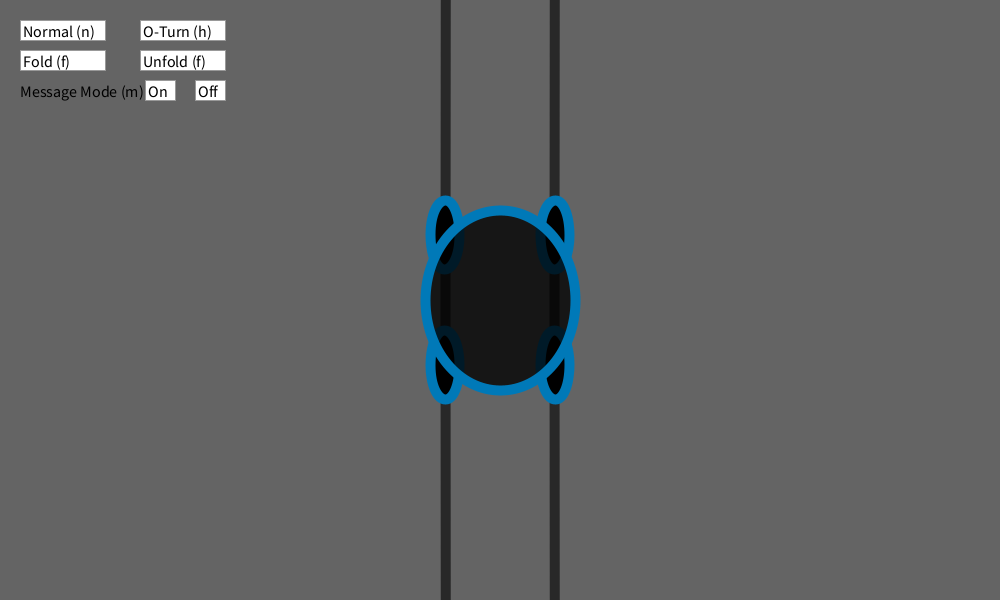
Frame 1 (no input)
Frame 60 (the mouse pressed at the canvas centre just before this capture): identical to frame 1, image omitted
Frame 120 (the mouse held since frame 60 and released just before this capture): identical to frame 1, image omitted

The Processing sketch that drew this single still picture (run headless with seeded random() and noise(); from frame 60 on, the mouse is pressed at the canvas centre):

// Processing sketch: car
// ── car.pde
// Global variables
float wheelOffsetX;
float wheelOffsetY;
float X, Y;
float nX, nY;
float carCenterX, carCenterY;
boolean bover = false;
float chassisLength;
float chassisWidth;
ControlAlg controlAlg;

//Enumerate Modes
int normalMode = 0;
int hurricaneMode = 1;

//Colors
int bgColor = 124;


boolean messageMode;

//wheels are front,rear,left and right
Wheel wheelFL,wheelFR,wheelRR,wheelRL;









///////////////////////////////////////////////////////////////////////////////////////////////////
///////////////////////////////////////////// ECUS ////////////////////////////////////////////////
///////////////////////////////////////////////////////////////////////////////////////////////////

/*
Control Algorithm ECU Class
Singleton Pattern 
 */
class ControlAlg {

  int currentMode;
  Wheel wheelFL;
  Wheel wheelFR;
  Wheel wheelRR;
  Wheel wheelRL;
  boolean folded;
  ControlAlg(Wheel wheelFL,Wheel wheelFR,Wheel wheelRR,Wheel wheelRL){
    //The control algorithm is aware of which wheels are attached.
    this.wheelFL = wheelFL;
    this.wheelFR = wheelFR;
    this.wheelRR = wheelRR;
    this.wheelRL = wheelRL;

    this.currentMode = 0;
    this.folded = false;
  }

  void process_input(float X){
    change_steering(X,wheelFL);
    change_steering(X,wheelFR);
    change_steering(X,wheelRR);
    change_steering(X,wheelRL);
  }
  void h_mode(){
    currentMode = hurricaneMode;
  }
  void n_mode(){
    currentMode = normalMode;
  }

  float get_turn_radius(float X){
    float trOffset=0, trCenterX=0, trCenterY=0;
    if(controlAlg.currentMode == normalMode){
      //calculate desired turn radius
      trOffset = turn_radius((X*2/width)-1);
      trCenterX = trOffset;
      trCenterY = carCenterY;
    }
    else if(controlAlg.currentMode == hurricaneMode){
      trCenterX = 0; //hack to put it in the right place
      trCenterY = carCenterY;
    }
    return trCenterX;
  }

  /*
  Deter desired angle based on steering input and drive mode
   */
  void change_steering(float steeringInput, Wheel wheel){

    if(currentMode==normalMode){
      float trOffset = turn_radius((steeringInput*2/width)-1);
      float trCenterX = trOffset;
      //  trCenterX = turn_radius(X)
      float trCenterY = carCenterY;
      float yOff = carCenterY-wheel.wheelCenterY;
      float xOff = abs(wheel.wheelCenterX-carCenterX) + trCenterX;

      float angle = PI/2-atan(xOff/yOff);

      //hack to keep it pointing forward
      if(angle>(PI/2)){
        angle = angle-PI;
      }
      //Send message with angle  
      wheel.set_angle(angle);
    }
    else if (currentMode==hurricaneMode){

      float yOff = carCenterY-wheel.wheelCenterY;
      float xOff = carCenterX-wheel.wheelCenterX;

      float angle = PI/2-atan(xOff/yOff);

      //hack to keep it pointing forward
      if(angle>(PI/2)){
        angle = angle-PI;
      }
      //Send message with angle  
      wheel.set_angle(angle);
    }
  }

  // takes an input between -1 and 1, calculates turn radius.
  // we let the minimum turn radius be 100px and the max be 10^12
  float turn_radius(float steeringInput){ 
    if(steeringInput<0){
      //make positive, change scale, then make result negative
      return -turn_function(-steeringInput);
    }
    else{
      return turn_function(steeringInput);
    }
  }

}

/*
Wheel Robot ECU Class
 */
class Wheel {
  float wheelCenterX,wheelCenterY;
  float currentAngle,desiredAngle;
  String name;
  //float maxSteeringSpeed = PI/180*5; //we can turn at 5 degrees per frame
  float maxSteeringSpeed = .5;//PI/180*5; //we can turn at 5 degrees per frame    
  Wheel(String name, float centerX, float centerY){
    this.name = name;
    this.wheelCenterX = centerX;
    this.wheelCenterY = centerY;
  }

  void print_message(String message){
    if (messageMode)
      println(name + " received message:" + message);
  }

  void update_wheel_position(float centerY){
    this.wheelCenterY = centerY; 
  }

  /*
  Sets the desired angle, motor controller should take care of the rest.
   */
  void set_angle(float angle){
    //we print this in degrees rather than radians for clarity
    this.print_message(" change desired angle "+str(angle*180/PI));
    this.desiredAngle = angle;
  }
  /*
  Simulates the action of the motor controller and wheels
   */
  void draw(){
    pushMatrix();
    fill( 0);
    stroke( 0, 121, 184 );
    strokeWeight( 10 );  

    //figure out new current angle
    float angleDiff = this.currentAngle - this.desiredAngle;
    if(abs(angleDiff)<maxSteeringSpeed){
      this.currentAngle = this.desiredAngle;
    }
    else if(angleDiff>maxSteeringSpeed){
      this.currentAngle = this.currentAngle-maxSteeringSpeed;

    }
    else if(angleDiff<-maxSteeringSpeed){
      this.currentAngle = this.currentAngle+maxSteeringSpeed;
    }

    translate(wheelCenterX,wheelCenterY);
    rotate(this.currentAngle);
    ellipse(0,0,30,70);
    popMatrix();

  }
}













///////////////////////////////////////////////////////////////////////////////////////////////////
///////////////////////////////////////SETUP AND DRAW//////////////////////////////////////////////
///////////////////////////////////////////////////////////////////////////////////////////////////

void setup(){
  // Setup the Processing Canvas
  messageMode = false;
  chassisLength = 180;
  chassisWidth = 150;
  wheelOffsetX =chassisWidth/2-20;
  wheelOffsetY =chassisLength/2-25;
  size( 1000, 600 );
  strokeWeight( 10 );
  frameRate( 15 );
  X = width / 2;
  Y = height / 2;
  nX = X;
  nY = Y;  
  //Set up the car
  carCenterX = width/2;
  carCenterY = height/2;
  wheelFL = new Wheel("Front Left",carCenterX-wheelOffsetX,carCenterY-wheelOffsetY);
  wheelFR = new Wheel("Front Right",carCenterX+wheelOffsetX,carCenterY-wheelOffsetY);
  wheelRR = new Wheel("Rear Right",carCenterX+wheelOffsetX,carCenterY+wheelOffsetY);
  wheelRL = new Wheel("Rear Left",carCenterX-wheelOffsetX,carCenterY+wheelOffsetY);

  controlAlg = new ControlAlg(wheelFL,wheelFR,wheelRR,wheelRL);
}


// Main draw loop
void draw(){
  // Fill canvas grey
  background( 100 );

  //update folded/unfolded status
  if ((!controlAlg.folded && chassisLength<180) || (controlAlg.folded && chassisLength>130)){  
    update_folded();
    wheelFL.update_wheel_position(carCenterY-wheelOffsetY);
    wheelFR.update_wheel_position(carCenterY-wheelOffsetY);
    wheelRR.update_wheel_position(carCenterY+wheelOffsetY);
    wheelRL.update_wheel_position(carCenterY+wheelOffsetY);
  }

  float trCenterX = controlAlg.get_turn_radius(X);
  //draw turn left and right radius based on calulated trCenter
  draw_turn_radii(trCenterX);

  //update the desired position of each wheel
  if (messageMode)
    println("UPDATING WHEEL STEERING");
  controlAlg.process_input(X);
  // Draw wheels (clockwise)
  wheelFL.draw();
  wheelFR.draw();
  wheelRR.draw();
  wheelRL.draw();

  // Draw Car translucent

  //draw_turn_radius_center();
  draw_chassis();
  draw_controls();
}


// Set the input's next destination
void mouseMoved(){
  X = mouseX;
  Y = mouseY;  
}

///////////////////////////////////////////////////////////////////////////////////////////////////
/////////////////////////////////DISPLAY UTILITIES - CONTROLS//////////////////////////////////////
///////////////////////////////////////////////////////////////////////////////////////////////////


void draw_controls(){
  float bh = 20;
  float bw = 85;
  float bx = 20;
  float by = 20;
  strokeWeight(1);    
  //modes  
  mode_box(normalMode,"Normal (n)",bx,by,bh,bw); 
  bx = 140;
  by = 20;
  mode_box(hurricaneMode,"O-Turn (h)",bx,by,bh,bw);   

  //folding  
  bx = 20;
  by = 50;
  fold_box(true,"Fold (f)",bx,by,bh,bw); 
  bx = 140;
  fold_box(false,"Unfold (f)",bx,by,bh,bw);  

  //messages
  by = 80;
  stroke(255);
  text("Message Mode (m):",20,by+bh-3);
  bw = 30;
  bx = 145;
  messages_box(true,"On",bx,by,bh,bw);
  bx = 195;
  by = 80;
  messages_box(false,"Off",bx,by,bh,bw);


}
void mode_box(int newDriveMode,String newDriveModeText, float bx,float by, float bh, float bw){
  int thisColor = 255;
  int contrastColor = 000;
  fill(thisColor);
  stroke(153);
  // if the cursor is over the grey box 
  if (mouseX > bx && mouseX < bx+bw && 
    mouseY > by && mouseY < by+bh) 
  {
    bover = true;  
    if(mousePressed) { 
      stroke(000); 
      fill(contrastColor);
      controlAlg.currentMode = newDriveMode;
    } 
    else {
      stroke(000);
      bover = false;
    }
  }
  // Draw the box
  rect(bx, by, bw, bh);
  fill(000);
  textSize(16);
  text(newDriveModeText,bx+3,by+bh-3);
}

void fold_box(boolean newFolded,String foldModeText, float bx,float by, float bh, float bw){
  int thisColor = 255;
  int contrastColor = 000;
  fill(thisColor);
  stroke(153);
  // if the cursor is over the grey box 
  if (mouseX > bx && mouseX < bx+bw && 
    mouseY > by && mouseY < by+bh) 
  {
    bover = true;  
    if(mousePressed) { 
      stroke(000); 
      fill(contrastColor);
      controlAlg.folded = newFolded;
    } 
    else {
      stroke(000);
      bover = false;
    }
  }
  // Draw the box
  rect(bx, by, bw, bh);
  fill(000);
  textSize(16);
  text(foldModeText,bx+3,by+bh-3);
}
void messages_box(boolean newMessageMode,String messageModeText, float bx,float by, float bh, float bw){
  int thisColor = 255;
  int contrastColor = 000;
  fill(thisColor);
  stroke(153);
  // if the cursor is over the grey box 
  if (mouseX > bx && mouseX < bx+bw && 
    mouseY > by && mouseY < by+bh) 
  {
    bover = true;  
    if(mousePressed) { 
      stroke(000); 
      fill(contrastColor);
      messageMode = newMessageMode;
    } 
    else {
      stroke(000);
      bover = false;
    }
  }
  // Draw the box
  rect(bx, by, bw, bh);
  fill(000);
  textSize(16);
  text(messageModeText,bx+3,by+bh-3);
}

void keyPressed()
{
  // if the key is between 'A'(65) and 'z'(122)
  if( key == 'H' || key =='h' ) {
    controlAlg.h_mode();
  }
  else if( key == 'N' || key =='n' ) {
    controlAlg.n_mode();
  }  
  else if( key == 'F' || key =='f' ) {
    controlAlg.folded = !controlAlg.folded;
  }  
  else if( key == 'M' || key =='m' ) {
    messageMode = !messageMode;
  }
}

//maps [0,1] to [10^5,10^2]
float turn_function(float val){
  float sensitivity_base = 10;
  float sensitivity_scalar = 3;
  float offset = 2.3; //how tight is the closest turn radius?

  //map [0,1] to [5,2]
  val=offset+sensitivity_scalar-(val*sensitivity_scalar);
  //use as exponent
  val = pow(sensitivity_base,val);
  return val;
}

///////////////////////////////////////////////////////////////////////////////////////////////////
/////////////////////////////////DISPLAY UTILITIES - CAR///////////////////////////////////////////
///////////////////////////////////////////////////////////////////////////////////////////////////

void update_folded(){
  if (controlAlg.folded && chassisLength>130){
    chassisLength-=2;
    wheelOffsetY =chassisLength/2-25;
  }
  else if (!controlAlg.folded && chassisLength<180){
    chassisLength+=2;
    wheelOffsetY =chassisLength/2-25;
  }
}

// Draws turn radii that show the turning range of the car
void draw_turn_radii(float TR){
  // Draw inner turn radius
  // Set stroke-color  to grey 
  stroke(40);
  strokeWeight( 10 );  
  // Set fill-color to clear
  fill(0,0,0,0);

  if(controlAlg.currentMode == normalMode){
    float leftTR = sqrt(pow((TR+wheelOffsetX),2) +pow(wheelOffsetY,2));
    ellipse(TR+carCenterX, carCenterY, leftTR*2, leftTR*2);  
    float rightTR = sqrt(pow((TR-wheelOffsetX),2) +pow(wheelOffsetY,2));
    ellipse(TR+carCenterX, carCenterY, rightTR*2, rightTR*2);  
  }
  else if(controlAlg.currentMode == hurricaneMode){
    float wheelRadius= sqrt(pow(wheelOffsetX,2) +pow(wheelOffsetY,2))+10;
    ellipse(carCenterX,carCenterY, wheelRadius*2,wheelRadius*2);  
  }
}

void draw_chassis(){
  fill( 0, 200);
  stroke( 0, 121, 184, 255);
  strokeWeight( 10 );  
  ellipse( carCenterX,carCenterY,chassisWidth,chassisLength);
}
